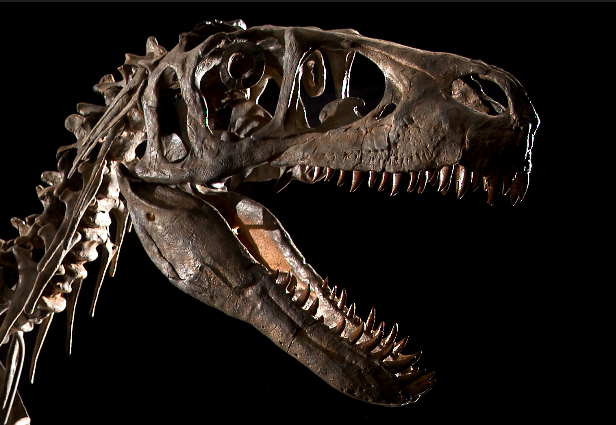
#> input picture src/resources/images/diapsids/cropped_BYU_Utahraptor_skeletal_mount.png, 616 x 425 px
$ python fenestra_detector.py
#> lines starting #> are read from the running program, lines starting #| are printed output that depends on the picture; after the words box and inside, x2 and y2 are one past the last pixel; in counts of white or black regions, pixels touching at a corner belong together
import cv2
import numpy as np

# 1. Read & convert to grayscale
img = cv2.imread("resources/images/diapsids/cropped_BYU_Utahraptor_skeletal_mount.png")
#> img is the input picture: shape (425, 616, 3); mean B, G, R 21.7, 26.1, 32.6
gray = cv2.cvtColor(img, cv2.COLOR_BGR2GRAY)
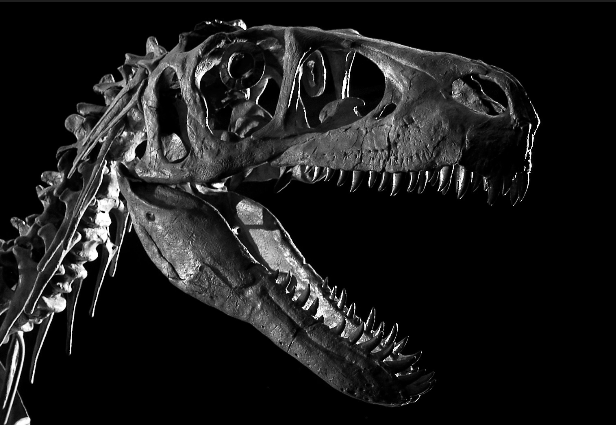
#> gray: shape (425, 616); min 0, max 255, mean 27.5

# 2. Optional: Histogram equalization (enhance contrast)
# gray = cv2.equalizeHist(gray)

# 3. Blur to remove small details (try both!)
# blur = cv2.GaussianBlur(gray, (5, 5), 0)
# # OR
blur = cv2.medianBlur(gray, 23)
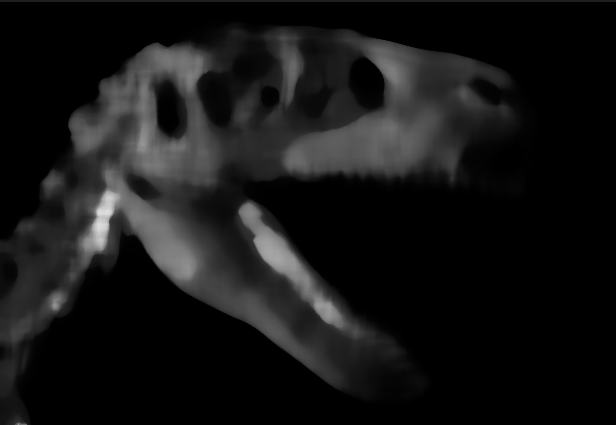
#> blur: shape (425, 616); min 0, max 221, mean 21.3
# Show the result
cv2.imshow("blur", blur)
cv2.waitKey(0)
cv2.destroyAllWindows()

# 4. Edge detection
edges = cv2.Canny(blur, 21, 215)
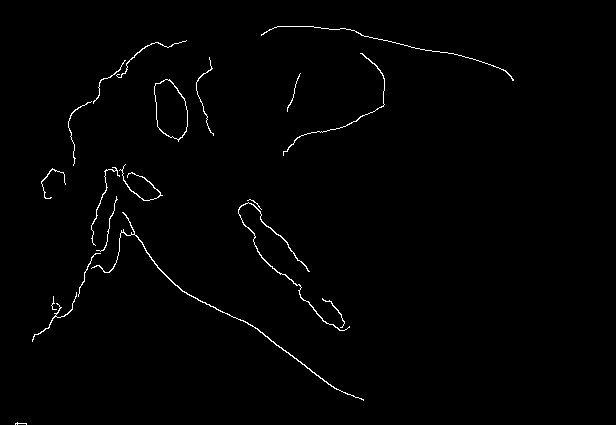
#> edges: shape (425, 616); 1% white in thin lines or dots, all inside (x1, y1, x2, y2) = (15, 26, 514, 425)
# Show the result
cv2.imshow("edges", edges)
cv2.waitKey(0)
cv2.destroyAllWindows()

kernel = cv2.getStructuringElement(cv2.MORPH_ELLIPSE, (5, 5))
dilated = cv2.dilate(edges, kernel, iterations=2)
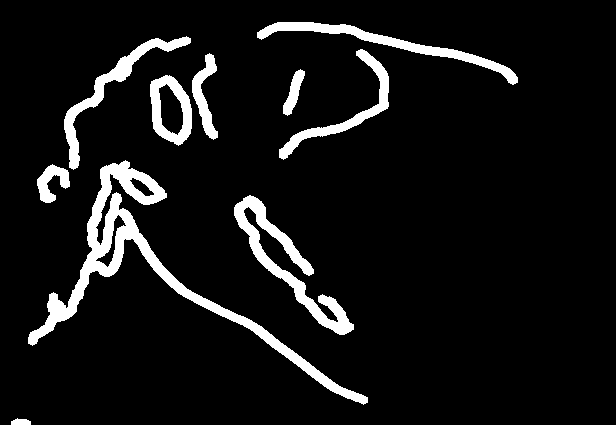
#> dilated: shape (425, 616); 8% white; 10 white regions
cv2.imshow("structured edges", edges)
cv2.waitKey(0)
cv2.destroyAllWindows()

contours, _ = cv2.findContours(edges.copy(), cv2.RETR_EXTERNAL, cv2.CHAIN_APPROX_TC89_L1)
#> contours = 20 contours, 11 with area under 20; largest, box (x1, y1, x2, y2) and area: (154, 79, 188, 142) 1512, (91, 212, 364, 401) 176, (238, 202, 350, 331) 138, (283, 53, 385, 156) 46, (91, 167, 120, 246) 39

max_finestra_area = 20000
min_finestra_area = 250

for c in contours:
    area = cv2.contourArea(c)
    if area < min_finestra_area or area > max_finestra_area:
        continue

    x, y, w, h = cv2.boundingRect(c)
    aspect_ratio = float(w) / h
    extent = area / (w * h)
    hull = cv2.convexHull(c)
    solidity = area / cv2.contourArea(hull)
    perimeter = cv2.arcLength(c, True)
    circularity = (4 * np.pi * area) / (perimeter**2) if perimeter != 0 else 0

    if 0.4 < aspect_ratio < 2.1 and 0.1 < circularity < 5.5 and solidity > 0.1:
        cv2.drawContours(img, [c], -1, (0, 255, 0), 2)
#> this loop made 20 passes
#> area on passes 2, 4, 6, 7, 11, 12, 18, 19: 24.5, 37, 175.5, 138.5, 39, 37.5, 46, 35
#> (area, x, y, w, h, aspect_ratio, extent, solidity) on pass 14: (1511.5, 154, 79, 34, 63, 0.54, 0.706, 0.975)
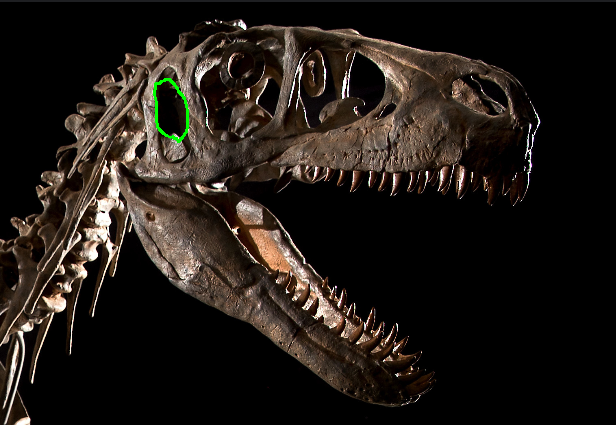
#> img: shape (425, 616, 3); 0.18% of pixels changed, all inside (x1, y1, x2, y2) = (153, 78, 189, 143)

# Show the result
cv2.imshow("Finestra", img)
cv2.waitKey(0)
cv2.destroyAllWindows()
